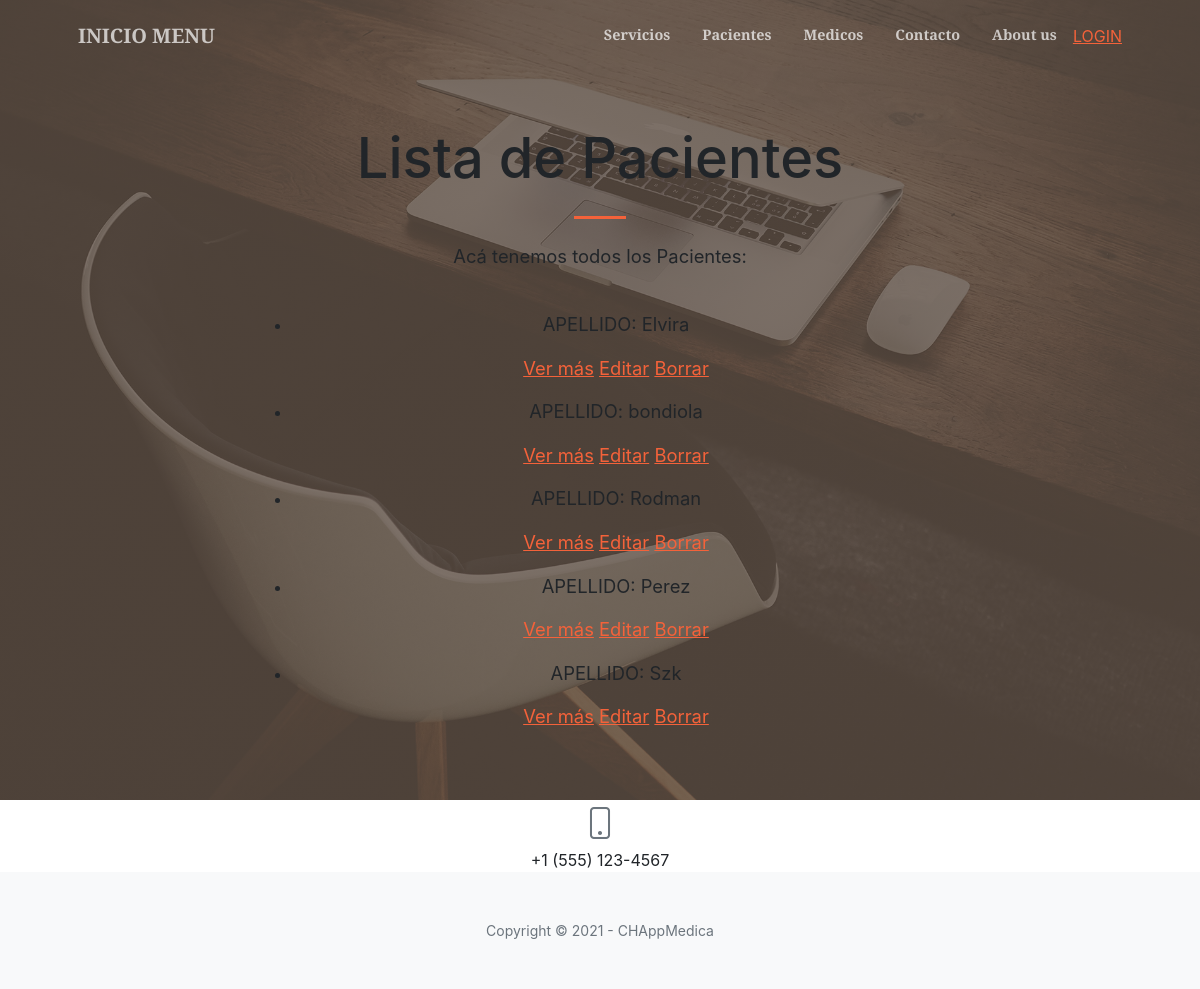
Page /AppMedica/paciente/list on the committed database.
### AppMedica/models.py (models this page shows, shortened)
class Paciente(models.Model):
    nombre = models.CharField(max_length=40)
    apellido = models.CharField(max_length=40)
    fNac = models.DateField()
    telefono = models.IntegerField()
    email = models.EmailField(null=True)
    servicio = models.CharField(max_length=40, default='')

### AppMedica/views.py (the view)
# urls.py: path('paciente/list', views.PacienteList.as_view(), name='List'),
class PacienteList(ListView):
    model = Paciente
    template_name = "AppMedica/paciente_list.html"

### AppMedica/templates/AppMedica/paciente_list.html (shortened to what this page needs)
{% extends "AppMedica/padre.html" %}
{% load static %}
        {% block contenido %}
            <h1 class="mb-1">Lista de Pacientes</h1>
        {% endblock %}
        {% block contenido2 %}
          <p>Acá tenemos todos los Pacientes:</p> <br>
          <ul>
            {% for paciente in object_list %}
            <li>
              <p>APELLIDO: {{ paciente.apellido}}</p>
              <p>
              <a href="{% url 'Detail' paciente.id %}">Ver más</a>
              <a href="{% url 'Edit' paciente.id %}">Editar</a>
              <a href="{% url 'Delete' paciente.id %}">Borrar</a>
            </p>
            </li>
            {% endfor %}
          </ul>
        {% endblock %}

### rows in the picture
Paciente: apellido "Elvira"
Paciente: apellido "bondiola"
Paciente: apellido "Rodman"
Paciente: apellido "Perez"
Paciente: apellido "Szk"
